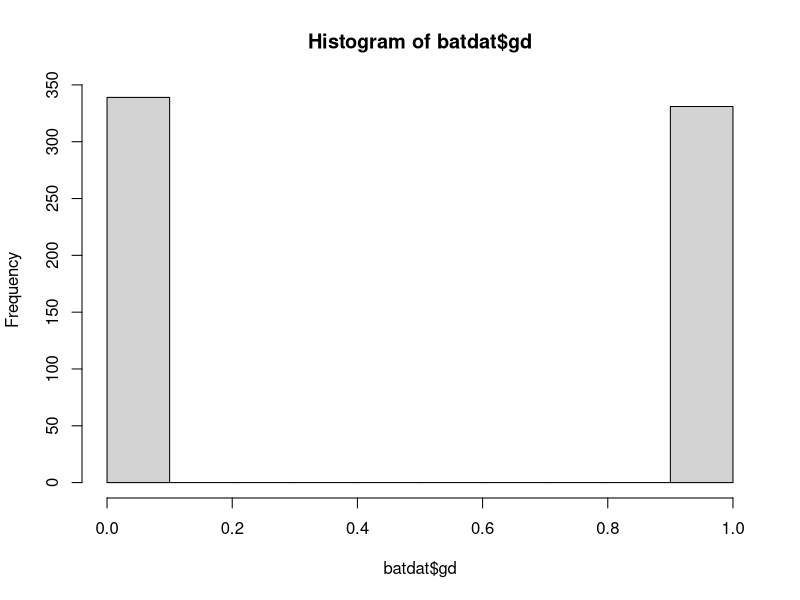

Write the R code that produced this figure.
#le2_data_manipulation  

#load important packages##
library(tidyr)
library(dplyr)

#using the bat data - read
batdat=read.csv("bat_data.csv") # you will need to have the bat data file in the directory you are using

head(batdat)  
unique(batdat$species)
hist(batdat$gd)

batdat$lgdL=log10(batdat$gdL)#log the amount of fungus
batcounts<-aggregate(count~species+site+date,data=batdat, FUN=mean)  #make a df of bat counts
batcounts.wide<-spread(batcounts, species,count,convert=T) #spread that dataframe

head(batcounts)
head(batcounts.wide)

batloads<-aggregate(lgdL~species+site+date,data=batdat, FUN=mean)
batloads.wide<-spread(batloads, species,lgdL,convert=T)
head(batloads)
head(batloads.wide)

batwide=merge(batloads.wide,batcounts.wide,by=c("site","date"))
head(batwide)

# Look at some example data that comes with the tidyr package:

smiths
gather(smiths)
#collect the vars we want
print(smelt <- gather(smiths, key="var", value="value",
                      c(age,weight)))


## Make a column for each subject (= a row for each measurement)
spread(smelt, key=subject, value)

## Make a column for each value (= a row for each person):
spread(smelt, key=var, value)

## Take the mean for each variable:
smelt %>% group_by(var) %>% summarise(mean=mean(value, na.rm=T))

## Report how many values are in each mean:
smelt %>% group_by(var) %>% 
  summarise(mean=mean(value,na.rm=TRUE),
            n=length(na.omit(value)))

## Group by, Mutate, and Summarise
batdat %>% 
  group_by(species) %>% 
  summarise(mean.fungal.loads=mean(lgdL,na.rm=TRUE))
#this gives you a summary table, it doesn't change batdat

#if you want to call this table something you would need to assign it
fungal.load.table = batdat %>% 
  group_by(species) %>% 
  summarise(mean.fungal.loads=mean(lgdL,na.rm=TRUE))

fungal.load.table

##Summarise versus Mutate
batdat_with_sample_size = batdat %>% 
  #create a new dataframe  called batdat_with_sample_size
  group_by(site,species,date) %>% 
  #you can group_by multiple things
  mutate(sample.size=length(swab_id))
#this adds a column to the dataframe
batdat_with_sample_size

##we could have also just added this column to batdat
batdat = batdat %>% 
  #create a new dataframe  called batdat_with_sample_size
  group_by(site,species,date) %>% 
  #you can group_by multiple things
  mutate(sample.size=length(swab_id))
#this adds a column to the dataframe
batdat
